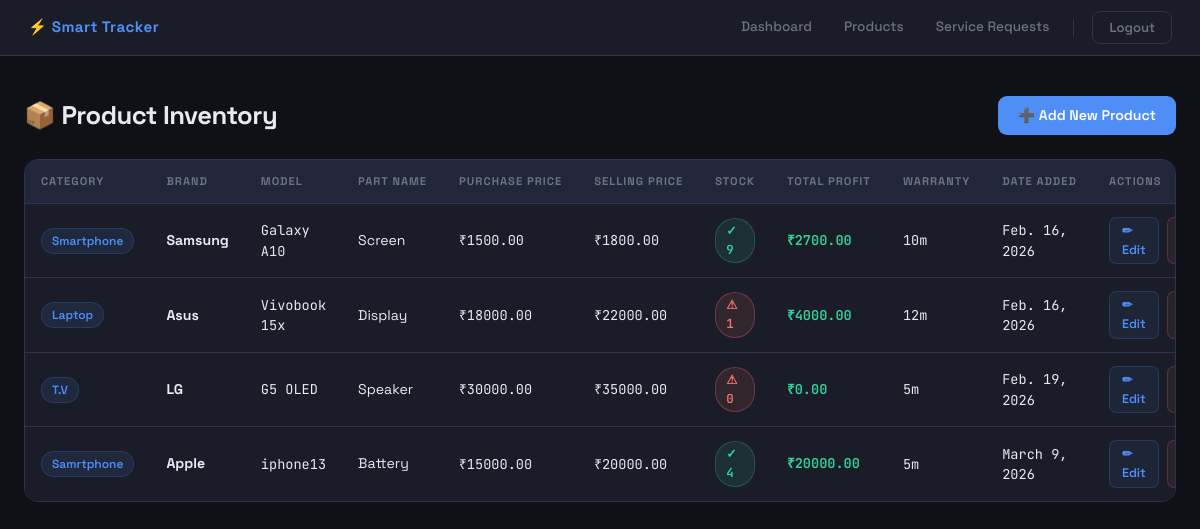
The app's page /product_list/ (signed in) with its own data.
### inventory/models.py (models this page shows, shortened)
class Product(models.Model):
    brand = models.CharField(max_length=100)
    category = models.CharField(max_length=100)
    model_name=models.CharField(max_length=100)
    part_name=models.CharField(max_length=100)
    purchase_price = models.DecimalField(max_digits=10, decimal_places=2)
    selling_price = models.DecimalField(max_digits=10, decimal_places=2)
    stock_quantity = models.IntegerField()
    warranty_months = models.IntegerField()
    date_added = models.DateField(auto_now_add=True)
    @property
    def profit(self):
        return self.selling_price - self.purchase_price
    @property
    def total_profit(self):
        return self.profit * self.stock_quantity

### inventory/views.py (the view)
# urls.py: path('product_list/', views.product_list, name='product_list'),
@login_required
@permission_required('inventory.view_product', raise_exception=True)
def product_list(request):
    products = Product.objects.all()
    return render(request, 'inventory/product_list.html', {'products': products})

### inventory/templates/inventory/product_list.html (shortened to what this page needs)
{% extends 'inventory/base.html' %}
{% block content %}
<div class="page-wrapper">
  <div class="page-header">
    <h2>📦 Product Inventory</h2>
    <a href="{% url 'add_product' %}" class="btn-add">➕ Add New Product</a>
  </div>
  <div class="table-card">
    <table>
      <thead>
        <tr>
          <th>Category</th>
          <th>Brand</th>
          <th>Model</th>
          <th>Part Name</th>
          <th>Purchase Price</th>
          <th>Selling Price</th>
          <th>Stock</th>
          <th>Total Profit</th>
          <th>Warranty</th>
          <th>Date Added</th>
          <th>Actions</th>
        </tr>
      </thead>
      <tbody>
        {% for product in products %}
        <tr>
          <td><span class="category-pill">{{ product.category }}</span></td>
          <td><strong>{{ product.brand }}</strong></td>
          <td class="mono">{{ product.model_name }}</td>
          <td>{{ product.part_name }}</td>
          <td class="mono">₹{{ product.purchase_price }}</td>
          <td class="mono">₹{{ product.selling_price }}</td>
          <td>
            {% if product.stock_quantity <= 2 %}
              <span class="stock-low">⚠ {{ product.stock_quantity }}</span>
            {% else %}
              <span class="stock-ok">✓ {{ product.stock_quantity }}</span>
            {% endif %}
          </td>
          <td><span class="profit-val">₹{{ product.total_profit }}</span></td>
          <td class="mono">{{ product.warranty_months }}m</td>
          <td class="mono">{{ product.date_added }}</td>
          <td>
            <div class="action-btns">
              <a href="{% url 'update_product' product.id %}" class="btn-edit">✏ Edit</a>
              <a href="{% url 'delete_product' product.id %}" class="btn-delete">🗑 Delete</a>
            </div>
          </td>
        </tr>
        {% endfor %}
      </tbody>
    </table>
  </div>
</div>
{% endblock %}

### inventory/templates/inventory/base.html (style rules this page uses)
:root { --bg: #0f1117; --surface: #1a1d27; --border: #2e3350; --accent: #4f8ef7; --accent4: #f87171; --text: #e8eaf0; --muted: #6b7280; }
body { background: var(--bg) !important; color: var(--text) !important; font-family: 'Space Grotesk', sans-serif !important; margin: 0; padding: 0; }

### inventory/templates/inventory/product_list.html (style rules this page uses)
:root { --bg: #0f1117; --surface: #1a1d27; --surface2: #22263a; --border: #2e3350; --accent: #4f8ef7; --accent2: #34d399; --accent3: #f59e0b; --accent4: #f87171; --text: #e8eaf0; --muted: #6b7280; --radius: 14px; }
body { background: var(--bg) !important; color: var(--text) !important; font-family: 'Space Grotesk', sans-serif !important; }
.page-wrapper { max-width: 1200px; margin: 40px auto; padding: 0 24px; animation: fadeUp 0.4s ease both; }
.page-header { display: flex; align-items: center; justify-content: space-between; margin-bottom: 24px; }
.page-header h2 { font-size: 1.6rem; font-weight: 700; color: var(--text); margin: 0; letter-spacing: -0.02em; }
.btn-add { display: inline-flex; align-items: center; gap: 7px; background: var(--accent); color: #fff !important; font-family: 'Space Grotesk', sans-serif; font-size: 0.88rem; font-weight: 600; padding: 9px 20px; border-radius: 9px; text-decoration: none !important; transition: opacity 0.2s, transform 0.15s; }
.table-card { background: var(--surface); border: 1px solid var(--border); border-radius: var(--radius); overflow-x: auto; }
.table-card table { width: 100%; border-collapse: collapse; font-size: 0.88rem; }
.table-card thead th { background: var(--surface2); color: var(--muted); font-size: 0.7rem; font-weight: 700; letter-spacing: 0.09em; text-transform: uppercase; padding: 13px 16px; border-bottom: 1px solid var(--border); white-space: nowrap; text-align: left; }
.table-card tbody td { padding: 13px 16px; border-bottom: 1px solid var(--border); color: var(--text); vertical-align: middle; }
.table-card tbody tr:last-child td { border-bottom: none; }
.table-card tbody tr { transition: background 0.15s; }
.mono { font-family: 'JetBrains Mono', monospace; font-size: 0.85rem; }
.stock-ok { display: inline-flex; align-items: center; gap: 5px; background: rgba(52,211,153,0.1); border: 1px solid rgba(52,211,153,0.25); color: var(--accent2); font-family: 'JetBrains Mono', monospace; font-size: 0.78rem; font-weight: 600; padding: 3px 10px; border-radius: 20px; }
.stock-low { display: inline-flex; align-items: center; gap: 5px; background: rgba(248,113,113,0.1); border: 1px solid rgba(248,113,113,0.3); color: var(--accent4); font-family: 'JetBrains Mono', monospace; font-size: 0.78rem; font-weight: 600; padding: 3px 10px; border-radius: 20px; }
.category-pill { display: inline-block; background: rgba(79,142,247,0.1); border: 1px solid rgba(79,142,247,0.2); color: var(--accent); font-size: 0.75rem; font-weight: 600; padding: 3px 10px; border-radius: 20px; }
.profit-val { color: var(--accent2); font-family: 'JetBrains Mono', monospace; font-size: 0.85rem; font-weight: 600; }
.table-card th:last-child, .table-card td:last-child { min-width: 130px; width: 130px; }
.action-btns { display: flex; align-items: center; gap: 8px; flex-wrap: nowrap; }
.btn-edit { font-size: 0.78rem; font-weight: 600; color: var(--accent) !important; background: rgba(79,142,247,0.08); border: 1px solid rgba(79,142,247,0.2); padding: 4px 12px; border-radius: 7px; text-decoration: none !important; transition: all 0.2s; }
.btn-delete { font-size: 0.78rem; font-weight: 600; color: var(--accent4) !important; background: rgba(248,113,113,0.08); border: 1px solid rgba(248,113,113,0.2); padding: 4px 12px; border-radius: 7px; text-decoration: none !important; transition: all 0.2s; }

### records on screen
Product: category "Smartphone", brand "Samsung", model_name "Galaxy A10", part_name "Screen", purchase_price "1500.00", selling_price "1800.00", stock_quantity "9", total_profit "2700.00", warranty_months "10", date_added "Feb. 16, 2026"
Product: category "Laptop", brand "Asus", model_name "Vivobook 15x", part_name "Display", purchase_price "18000.00", selling_price "22000.00", stock_quantity "1", total_profit "4000.00", warranty_months "12", date_added "Feb. 16, 2026"
Product: category "T.V", brand "LG", model_name "G5 OLED", part_name "Speaker", purchase_price "30000.00", selling_price "35000.00", stock_quantity "0", total_profit "0.00", warranty_months "5", date_added "Feb. 19, 2026"
Product: category "Samrtphone", brand "Apple", model_name "iphone13", part_name "Battery", purchase_price "15000.00", selling_price "20000.00", stock_quantity "4", total_profit "20000.00", warranty_months "5", date_added "March 9, 2026"
